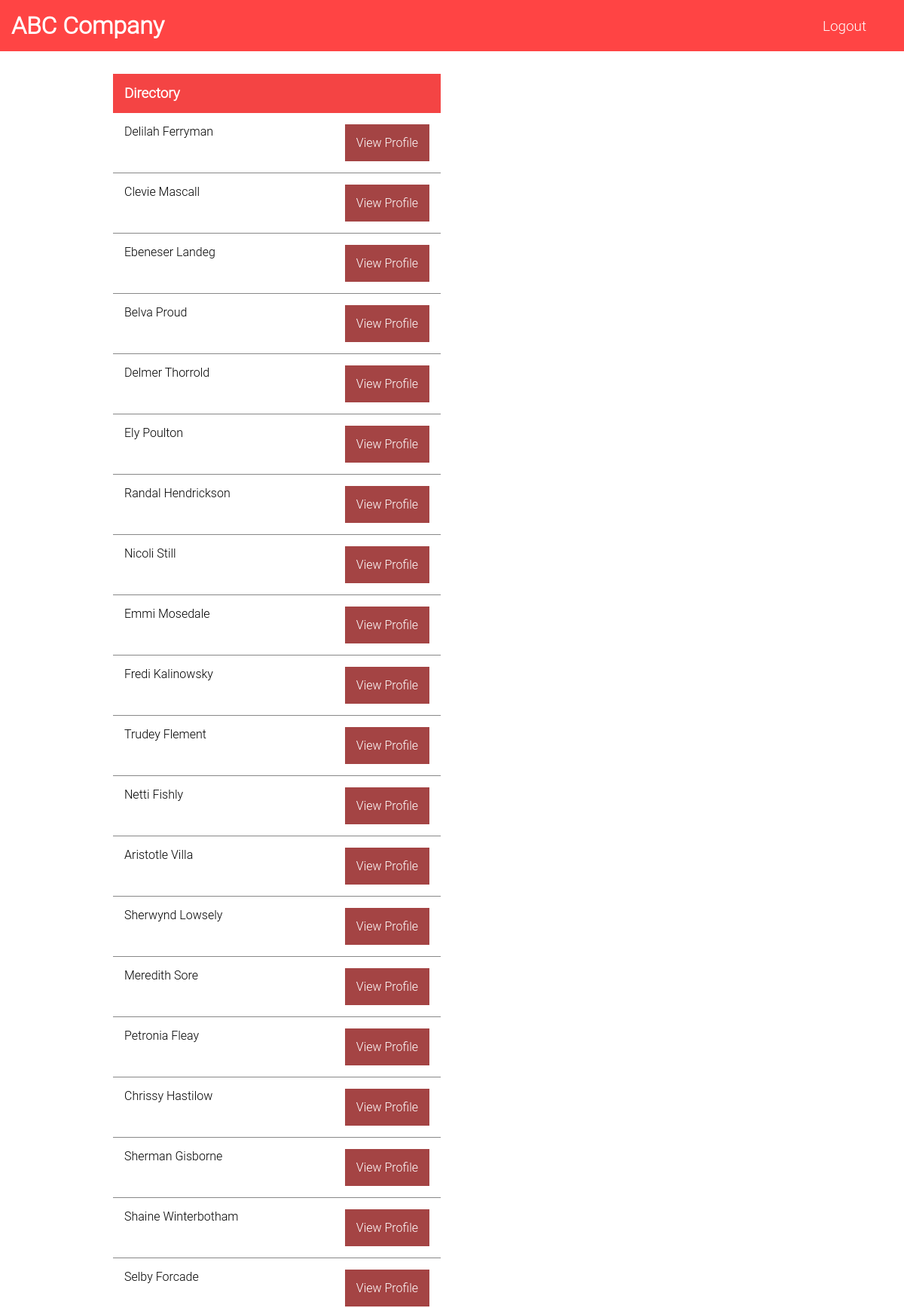
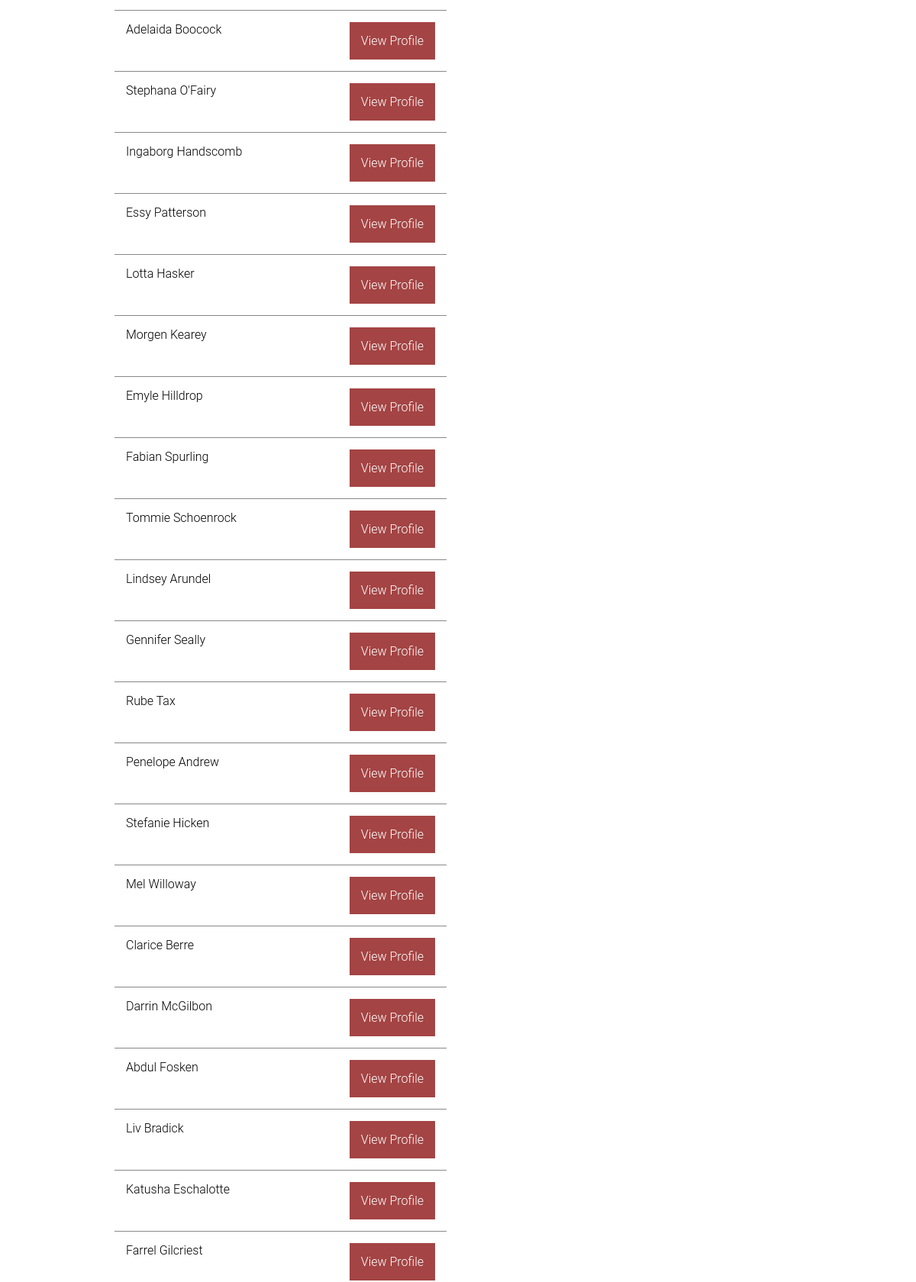
Screenshot of /main.php (upper part) with the database file from the repository (2 pictures, top to bottom).
### tables this page shows
create table mock_data (
	id INT,
	full_name VARCHAR(50),
	email VARCHAR(50),
	avatar VARCHAR(50),
	company VARCHAR(50),
	department VARCHAR(50),
	bio TEXT,
	country VARCHAR(50)
);

### models/employees.php (called while the page is built)
<?php
    include './config.php';
    $sql = "SELECT * FROM mock_data";
    $stmt = $conn->prepare($sql);
    if($stmt -> execute()){
        $employees = $stmt->fetchAll(PDO::FETCH_OBJ);
    }
?>

### main.php (the view)
<?php
    include './views/header.php';
    include './models/employees.php';
?>
<div class="container">
    <div class="row">
        <div class="col">
            <h3>Directory</h3>
            <ul class="employees">
                <?php foreach($employees as $employee): ?>
                    <li>
                        <?php echo $employee->full_name ?>
                        <a href="./profile.php?id=<?php echo $employee->id ?>">View Profile</a>
                    </li>
                <?php endforeach ?>
            </ul>
        </div>
    </div>
</div>
<?php include './views/footer.php'; ?>

### public/css/style1.css (style rules this page uses)
* { padding:0; margin:0; font-family: Roboto Light; box-sizing: border-box; }
.container { max-width: 960px; margin: auto; }
.row::after { clear: both; content: ""; }
.col { float: left; width:50%; }
h3 { background: #f44444; color: #fff; padding: 15px; }
ul { list-style: none; }
li { padding:15px; border-bottom: 1px solid #888; }
.col { padding:15px; }
.btn, a { text-decoration: none; color: #fff; padding: 15px; background: #a44444; }
li { display:flex; justify-content: space-between }
.row { padding: 15px; }

### rows the page displays
mock_data: full_name "Delilah Ferryman"
mock_data: full_name "Clevie Mascall"
mock_data: full_name "Ebeneser Landeg"
mock_data: full_name "Belva Proud"
mock_data: full_name "Delmer Thorrold"
mock_data: full_name "Ely Poulton"
mock_data: full_name "Randal Hendrickson"
mock_data: full_name "Nicoli Still"
mock_data: full_name "Emmi Mosedale"
mock_data: full_name "Fredi Kalinowsky"
mock_data: full_name "Trudey Flement"
mock_data: full_name "Netti Fishly"
mock_data: full_name "Aristotle Villa"
mock_data: full_name "Sherwynd Lowsely"
mock_data: full_name "Meredith Sore"
mock_data: full_name "Petronia Fleay"
mock_data: full_name "Chrissy Hastilow"
mock_data: full_name "Sherman Gisborne"
mock_data: full_name "Shaine Winterbotham"
mock_data: full_name "Selby Forcade"
mock_data: full_name "Adelaida Boocock"
mock_data: full_name "Stephana O'Fairy"
mock_data: full_name "Ingaborg Handscomb"
mock_data: full_name "Essy Patterson"
mock_data: full_name "Lotta Hasker"
mock_data: full_name "Morgen Kearey"
mock_data: full_name "Emyle Hilldrop"
mock_data: full_name "Fabian Spurling"
mock_data: full_name "Tommie Schoenrock"
mock_data: full_name "Lindsey Arundel"
mock_data: full_name "Gennifer Seally"
mock_data: full_name "Rube Tax"
mock_data: full_name "Penelope Andrew"
mock_data: full_name "Stefanie Hicken"
mock_data: full_name "Mel Willoway"
mock_data: full_name "Clarice Berre"
mock_data: full_name "Darrin McGilbon"
mock_data: full_name "Abdul Fosken"
mock_data: full_name "Liv Bradick"
mock_data: full_name "Katusha Eschalotte"
mock_data: full_name "Farrel Gilcriest"
